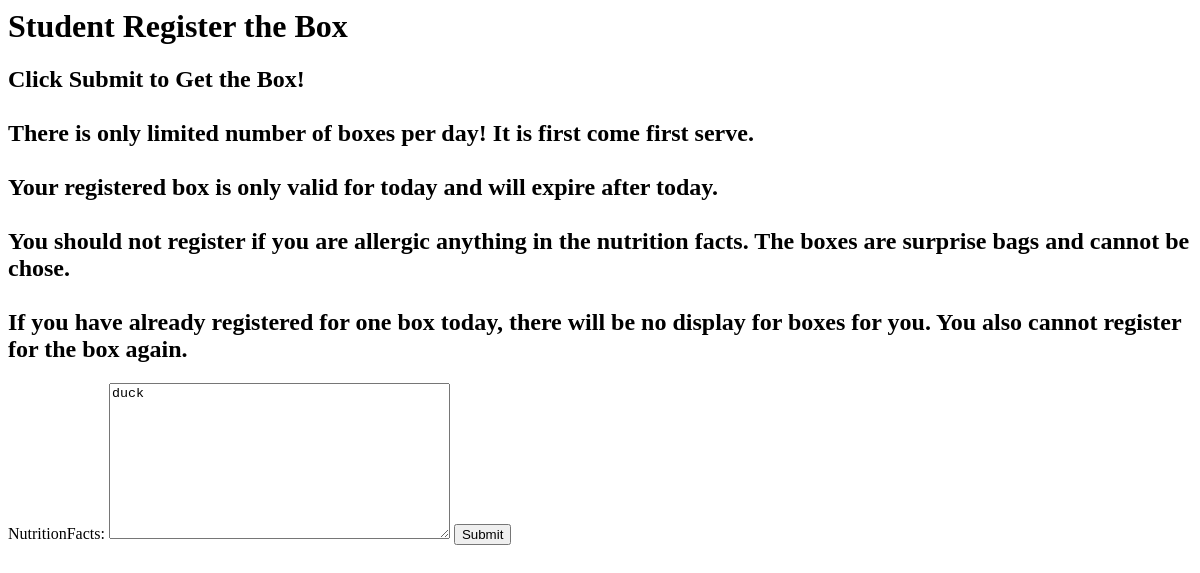
/studenthome/studentthebox/, run on an earlier commit of the app's database.
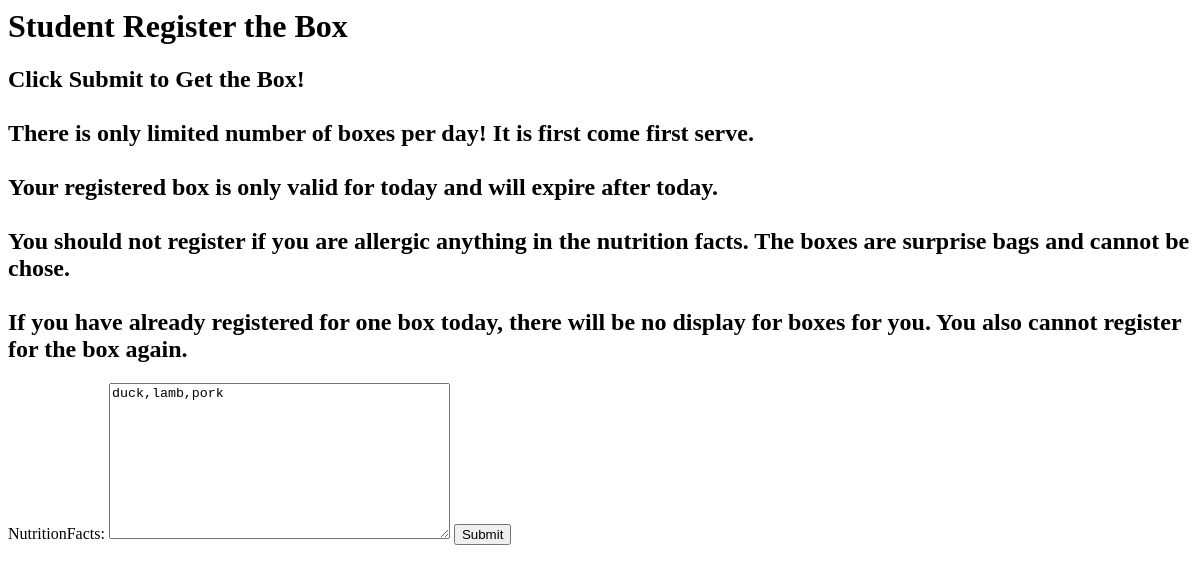
And on a later commit of the database.
### theboxapp/models.py (models this page shows, shortened)
class TheBox(models.Model):
    nutritionFacts = models.TextField(blank=True)  # nutrition facts of the box
    creationTime = models.DateTimeField(auto_now_add=True)
    receivedTime = models.DateTimeField(null=True, blank=True)
    availability = models.BooleanField(default=True)
    receiveUser = models.ForeignKey(
        User, null=True, blank=True, on_delete=models.CASCADE)

### theboxapp/views.py (the view)
# urls.py: path('studenthome/studentthebox/', views.stuentthebox,name='studentthebox'),
def stuentthebox(request):
    today = datetime.today()
    daynow = today.day
    monthnow = today.month
    yearnow = today.year
    boxcurr = "none"
    form1 = "none"
    boxes = TheBox.objects.all()
    currUser = request.user
    flag = 0
    for item in boxes:
        if item.receiveUser == currUser:
            flag = 1
    for item in boxes:
        if item.creationTime.year == yearnow:
            if item.creationTime.month == monthnow:
                if item.creationTime.day == daynow:
                    if item.receiveUser == None:
                        if item.receiveUser != currUser:
                            boxcurr = item
                            form1 = BoxForm(instance=boxcurr)
    print(currUser)
    if request.method == "POST" and flag == 0:
        if boxcurr != "none":
            boxcurr.receivedTime = today
            boxcurr.receiveUser = currUser
            boxcurr.save()
    if form1 != "none" and flag == 0:
        context = {'form': form1}
        return render(request, 'theboxapp/studentthebox.html', context)
    else:
        return render(request, 'theboxapp/studentthebox.html')

### theboxapp/staffboxforms.py
class BoxForm(ModelForm):
    class Meta:
        model = TheBox
        fields = ['nutritionFacts']

### theboxapp/templates/theboxapp/studentthebox.html (shortened to what this page needs)
{% load static %}
{% block content %}
<h1>
    Student Register the Box
    </h1>
<h2>
   Click Submit to Get the Box! <br><br>
   There is only limited number of boxes per day! It is first come first serve. <br><br>
   Your registered box is only valid for today and will expire after today.
   <br><br>You should not register if you are allergic anything in the  nutrition facts. The boxes are surprise bags and cannot be chose.
   <br><br> If you have already registered for one box today, there will be no display for boxes for you. You also cannot register for the box again.
</h2>
<form action="" method="POST">
    {{form}}
    <input type="submit" value="Submit">
</form>
{% endblock %}

What changed in the data, as far as the page shows it:
no longer on this page (row unchanged): TheBox: nutritionFacts "duck"
now on this page (row edited): TheBox: nutritionFacts "duck,lamb,pork"
